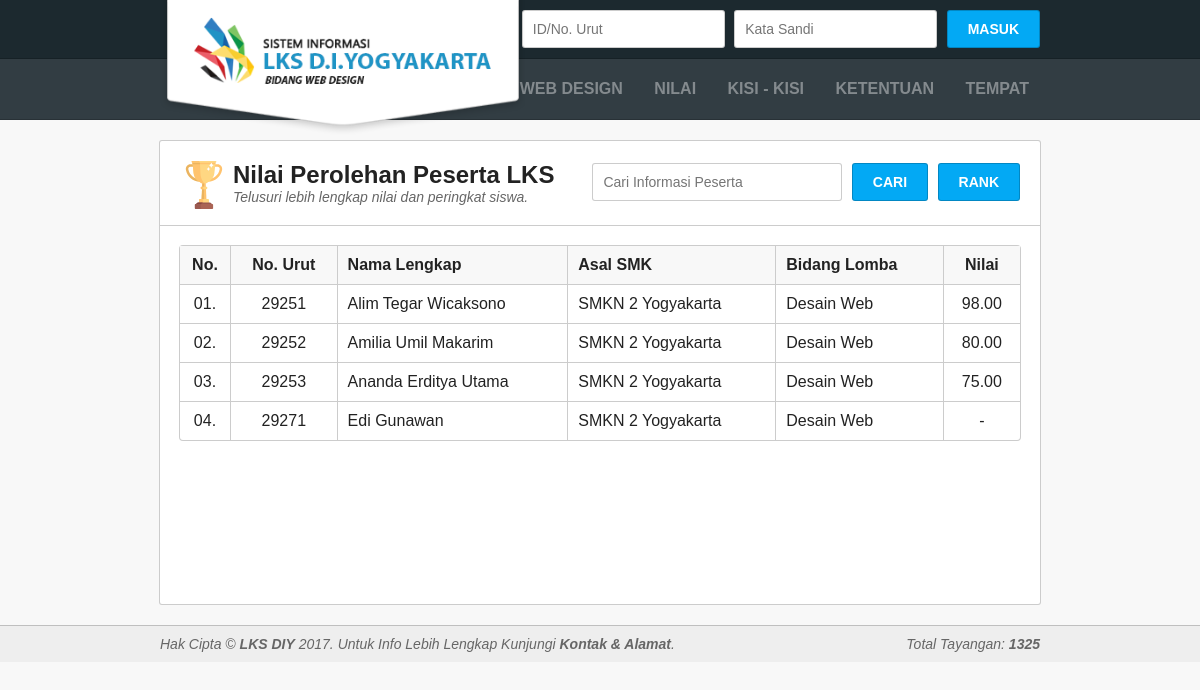
The app's page /peringkat-nilai.php with its own data.
### tables this page shows
CREATE TABLE `nilai` (
  `id` varchar(20) NOT NULL,
  `nilai` float(4,2) DEFAULT NULL
);

CREATE TABLE `peserta` (
  `id` varchar(20) NOT NULL,
  `nama` varchar(50) NOT NULL,
  `passwd` varchar(30) NOT NULL,
  `bidang` varchar(30) NOT NULL,
  `umur` int(5) DEFAULT NULL,
  `asalsmk` varchar(30) DEFAULT NULL,
  `kelas` varchar(5) DEFAULT NULL
);

CREATE TABLE `hit` (
  `total` int(10) NOT NULL
);

### engine/hit.php (called while the page is built, shortened)
<?php
	$query_hit = mysqli_query($mysqli, "SELECT * FROM hit");
	while($result_hit = mysqli_fetch_array($query_hit)){
		$total = $result_hit['total'] + 1;
	}
 ?>

### engine/section-peringkat-nilai.php (the view, shortened to what this page needs)
<?php
	$query_nilai = mysqli_query($mysqli, "SELECT * FROM nilai ORDER BY nilai DESC");
 ?>
<section id="nilai">
	<div class="section-container">
		<div class="section-head">
			<img src="asset/icon/score.svg" alt="Nilai Peserta LKS">
			<h2>Nilai Perolehan Peserta LKS</h2>
			<p class="info">Telusuri lebih lengkap nilai dan peringkat siswa.</p>
			<form>
				<input type="search" name="cari-peserta" placeholder="Cari Informasi Peserta" value="<?php if(isset($cari_peserta)){ echo $cari_peserta; } ?>">
				<button type="button" onclick="window.location = 'nilai.php?cari_peserta=' + document.querySelectorAll('input[name=cari-peserta]')[0].value">CARI</button>
				<button type="button" onclick="window.location = 'peringkat-nilai.php'" style="margin-left: 5px; ">RANK</button>
			</form>
		</div>
		<div class="section-body">
			<table>
				<thead>
					<tr>
						<th>No.</th>
						<th>No. Urut</th>
						<th>Nama Lengkap</th>
						<th>Asal SMK</th>
						<th>Bidang Lomba</th>
						<th>Nilai</th>
					</tr>
				</thead>
				<tbody>
					<?php
						$no = 1;
						while($result_nilai = mysqli_fetch_array($query_nilai)){
							$id = $result_nilai['id'];
							$nilai = ($result_nilai['nilai'] == NULL || $result_nilai['nilai'] == 0.00) ? "-" : $result_nilai['nilai'];
							$query_peserta = mysqli_query($mysqli, "SELECT * FROM peserta WHERE id='$id'");
							$result_peserta = mysqli_fetch_array($query_peserta);
							$nama = $result_peserta['nama'];
							$bidang = $result_peserta['bidang'];
							$asalsmk = $result_peserta['asalsmk'];
					?>
						<tr>
							<td><?php if($no < 10){ echo "0".$no."."; }else{ echo $no."."; } ?></td>
							<td><?php echo $id; ?></td>
							<td>
									<?php echo $nama; ?>
							</td>
							<td><?php echo $asalsmk; ?></td>
							<td><?php echo $bidang; ?></td>
							<td><?php echo $nilai; ?></td>
						</tr>
					<?php $no++; } ?>
				</tbody>
			</table>
		</div>
	</div>
</section>

### engine/footer.php
<footer>
	<div class="footer-container">
		<p>Hak Cipta &copy; <a href="index.php" title="Beranda">LKS DIY</a> 2017. Untuk Info Lebih Lengkap Kunjungi <a href="kontak-alamat.php" title="Kontak">Kontak & Alamat</a>.</p>
		<p class="hit">
			Total Tayangan: <b><?php echo $total; ?></b>
		</p>
	</div>
</footer>

### asset/css/style.css (style rules this page uses)
.info { color: #666; font-size: 14px; font-style: italic; margin-bottom: 10px; }
html { font-family: "Arial", sans-serif; width: 100%; height: 100%; }
body { background: #f8f8f8; width: 100%; height: 100%; margin: 0px; }
a { text-decoration: none; }
h1,h2,h3,h4,h5,h6,p { color: #222; margin: 0px; padding: 0px; }
table { border-collapse: collapse; border-style: hidden; border-radius: 3px; -ms-border: 1px solid #ccc; box-shadow: 0px 0px 0px 1px #ccc; }
table thead tr { background: #f8f8f8; }
table th, table td { color: #222; text-align: center; padding: 10px; border: 1px solid #ccc; }
input,select,textarea,button { font-family: "Arial", sans-serif; font-size: 14px; padding: 10px; border: 1px solid rgba(0,0,0,0.2); border-radius: 3px; }
button { background: #03a9f4; color: #fff; font-weight: bold; padding: 10px 20px; cursor: pointer; transition: 0.2s; }
section { width: 100%; padding: 20px 0px; overflow: hidden; }
.section-container { background: #fff; width: calc(100% - 320px); min-height: 463px; margin: auto; border: 1px solid rgba(0,0,0,0.2); border-radius: 3px; }
.section-head { position: relative; padding: 20px; border-bottom: 1px solid rgba(0,0,0,0.2); }
.section-head img { float: left; width: 48px; margin-right: 5px; }
.section-head form { position: absolute; top: 22px; right: 20px; }
.section-head form input[type='search'] { width: 250px; }
.section-head form input, .section-head form select { margin-right: 5px; }
.section-head .info { margin-bottom: 0px; }
.section-body { position: relative; padding: 20px; overflow: hidden; }
#nilai .section-body table { width: 100%; }
#nilai .section-body table th:nth-child(1), #nilai .section-body table td:nth-child(1) { width: 30px; }
#nilai .section-body table th:nth-child(3), #nilai .section-body table td:nth-child(3), #nilai .section-body table th:nth-child(4), #nilai .section-body table td:nth-child(4), #nilai .section-body table th:nth-child(5), #nilai .section-body table td:nth-child(5) { text-align: left; }
footer { background: #eee; width: 100%; border-top: 1px solid rgba(0,0,0,0.2); }
.footer-container { width: calc(100% - 320px); margin: auto; padding: 10px; overflow: hidden; }
footer p { float: left; color: #666; font-size: 14px; font-style: italic; }
footer a { color: #666; font-weight: bold; }
footer p.hit { float: right; }

### records on screen
nilai: id "29251", peserta.nama "Alim Tegar Wicaksono", peserta.asalsmk "SMKN 2 Yogyakarta", peserta.bidang "Desain Web", nilai "98.00"
nilai: id "29252", peserta.nama "Amilia Umil Makarim", peserta.asalsmk "SMKN 2 Yogyakarta", peserta.bidang "Desain Web", nilai "80.00"
nilai: id "29253", peserta.nama "Ananda Erditya Utama", peserta.asalsmk "SMKN 2 Yogyakarta", peserta.bidang "Desain Web", nilai "75.00"
nilai: id "29271", peserta.nama "Edi Gunawan", peserta.asalsmk "SMKN 2 Yogyakarta", peserta.bidang "Desain Web", nilai "-"
hit: total "1325"
